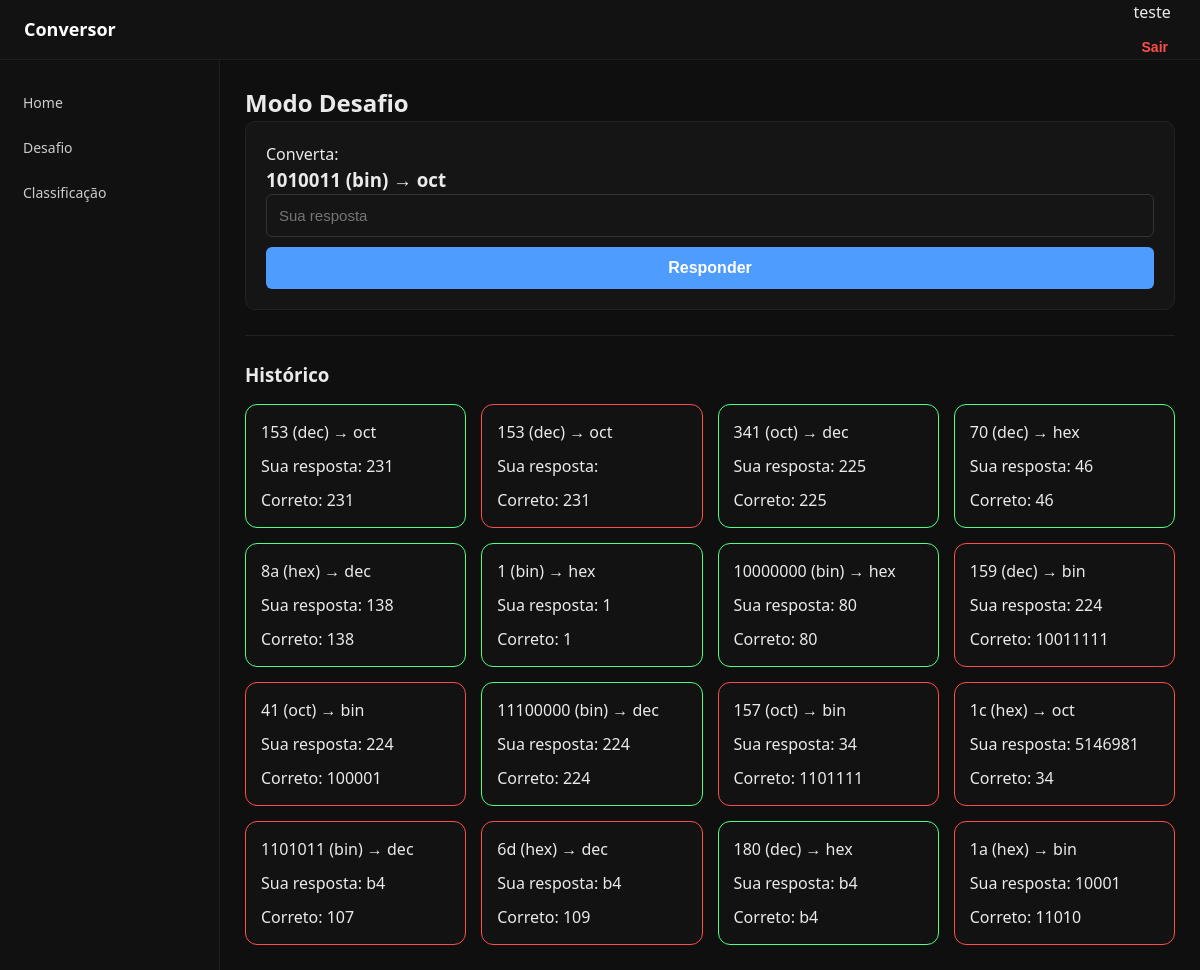
Before: /desafio/ (signed in) with the older database file.
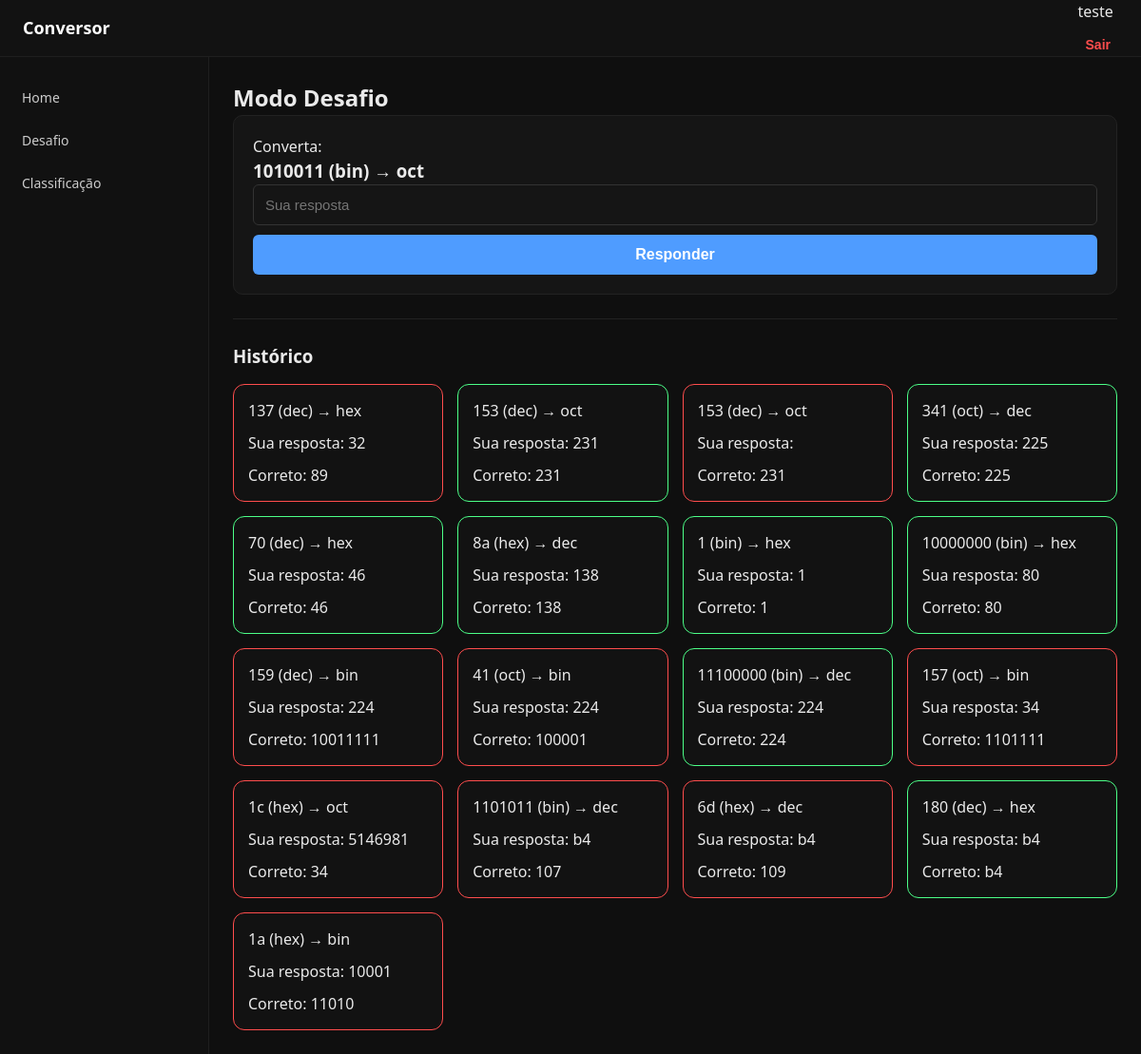
After: the same page with the newer database file.
### core/models.py (models this page shows)
class Desafio(models.Model):
    usuario = models.ForeignKey(User, on_delete=models.CASCADE)
    valor = models.CharField(max_length=100)
    base_origem = models.CharField(max_length=10)
    base_destino = models.CharField(max_length=10)
    resposta_usuario = models.CharField(max_length=100)
    resposta_correta = models.CharField(max_length=100)
    acertou = models.BooleanField()
    criado_em = models.DateTimeField(auto_now_add=True)

### core/views.py (the view, shortened to what this page needs)
# urls.py: path('desafio/', desafio, name='desafio'),
@login_required
def desafio(request):
    if 'desafio' not in request.session:
        request.session['desafio'] = gerar_desafio()
    desafio_atual = request.session['desafio']
    feedback = None
    pontuacao, _ = Pontuacao.objects.get_or_create(usuario=request.user)
    historico = Desafio.objects.filter(
        usuario=request.user
    ).order_by('-criado_em')[:20]
    return render(request, 'core/desafio.html', {
        'desafio': desafio_atual,
        'feedback': feedback,
        'historico': historico,
        'pontuacao': pontuacao
    })

### core/views.py (called while the page is built)
def converter_valor(valor, origem, destino):
    bases = {
        'bin': 2,
        'dec': 10,
        'hex': 16,
        'oct': 8
    }
    try:
        decimal = int(valor, bases[origem])
        if destino == 'bin':
            return bin(decimal)[2:]
        elif destino == 'hex':
            return hex(decimal)[2:]
        elif destino == 'oct':
            return oct(decimal)[2:]
        else:
            return str(decimal)
    except ValueError:
        return None

def gerar_desafio():
    bases = ['dec', 'bin', 'hex', 'oct']
    valor_decimal = random.randint(1, 255)
    origem = random.choice(bases)
    destino = random.choice(bases)
    while origem == destino:
        destino = random.choice(bases)
    valor_convertido = converter_valor(str(valor_decimal), 'dec', origem)
    return {
        'valor': valor_convertido,
        'origem': origem,
        'destino': destino
    }

### core/templates/core/desafio.html (shortened to what this page needs)
{% extends 'core/base.html' %}
{% block content %}
<h2>Modo Desafio</h2>
<div class="desafio-box">
    <p>Converta:</p>
    <h3>
        {{ desafio.valor }} ({{ desafio.origem }}) → {{ desafio.destino }}
    </h3>
    <form method="post">
        <input type="text" name="resposta" placeholder="Sua resposta">
        <button type="submit">Responder</button>
    </form>
</div>
<hr>
<h3>Histórico</h3>
<div class="historico-grid">
    {% for item in historico %}
        <div class="card {% if item.acertou %}ok{% else %}erro{% endif %}">
            <p>{{ item.valor }} ({{ item.base_origem }}) → {{ item.base_destino }}</p>
            <p>Sua resposta: {{ item.resposta_usuario }}</p>
            <p>Correto: {{ item.resposta_correta }}</p>
        </div>
    {% endfor %}
</div>
{% endblock %}

Changed rows visible on the page:
added Desafio: valor "137", base_origem "dec", base_destino "hex", resposta_usuario "32", resposta_correta "89"
